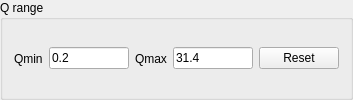
                      <widget class="QGroupBox" name="q_range_group_box">
                       <property name="title">
                        <string>Q range</string>
                       </property>
                       <layout class="QHBoxLayout" name="horizontalLayout">
                        <item>
                         <widget class="QLabel" name="label">
                          <property name="text">
                           <string>Qmin</string>
                          </property>
                         </widget>
                        </item>
                        <item>
                         <widget class="QLineEdit" name="q_range_min">
                          <property name="minimumSize">
                           <size>
                            <width>80</width>
                            <height>0</height>
                           </size>
                          </property>
                          <property name="maximumSize">
                           <size>
                            <width>80</width>
                            <height>16777215</height>
                           </size>
                          </property>
                          <property name="text">
                           <string>0.2</string>
                          </property>
                         </widget>
                        </item>
                        <item>
                         <widget class="QLabel" name="label_2">
                          <property name="text">
                           <string>Qmax</string>
                          </property>
                         </widget>
                        </item>
                        <item>
                         <widget class="QLineEdit" name="q_range_max">
                          <property name="minimumSize">
                           <size>
                            <width>80</width>
                            <height>0</height>
                           </size>
                          </property>
                          <property name="maximumSize">
                           <size>
                            <width>80</width>
                            <height>16777215</height>
                           </size>
                          </property>
                          <property name="text">
                           <string>31.4</string>
                          </property>
                         </widget>
                        </item>
                        <item>
                         <widget class="QPushButton" name="pushButton">
                          <property name="text">
                           <string>Reset</string>
                          </property>
                         </widget>
                        </item>
                       </layout>
                      </widget>
